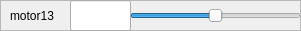
       <widget class="QFrame" name="frame_32">
        <property name="geometry">
         <rect>
          <x>0</x>
          <y>630</y>
          <width>301</width>
          <height>31</height>
         </rect>
        </property>
        <property name="frameShape">
         <enum>QFrame::StyledPanel</enum>
        </property>
        <property name="frameShadow">
         <enum>QFrame::Raised</enum>
        </property>
        <widget class="QSlider" name="motor13">
         <property name="geometry">
          <rect>
           <x>130</x>
           <y>0</y>
           <width>171</width>
           <height>31</height>
          </rect>
         </property>
         <property name="minimum">
          <number>-50</number>
         </property>
         <property name="maximum">
          <number>50</number>
         </property>
         <property name="orientation">
          <enum>Qt::Horizontal</enum>
         </property>
        </widget>
        <widget class="QLabel" name="label_31">
         <property name="geometry">
          <rect>
           <x>10</x>
           <y>0</y>
           <width>91</width>
           <height>31</height>
          </rect>
         </property>
         <property name="text">
          <string>motor13</string>
         </property>
        </widget>
        <widget class="QFrame" name="frame_33">
         <property name="geometry">
          <rect>
           <x>40</x>
           <y>30</y>
           <width>301</width>
           <height>31</height>
          </rect>
         </property>
         <property name="frameShape">
          <enum>QFrame::StyledPanel</enum>
         </property>
         <property name="frameShadow">
          <enum>QFrame::Raised</enum>
         </property>
         <widget class="QSlider" name="horizontalSlider_26">
          <property name="geometry">
           <rect>
            <x>70</x>
            <y>0</y>
            <width>231</width>
            <height>31</height>
           </rect>
          </property>
          <property name="orientation">
           <enum>Qt::Horizontal</enum>
          </property>
         </widget>
         <widget class="QLabel" name="label_32">
          <property name="geometry">
           <rect>
            <x>10</x>
            <y>0</y>
            <width>91</width>
            <height>31</height>
           </rect>
          </property>
          <property name="text">
           <string>motor0</string>
          </property>
         </widget>
        </widget>
        <widget class="QFrame" name="frame_34">
         <property name="geometry">
          <rect>
           <x>20</x>
           <y>30</y>
           <width>301</width>
           <height>31</height>
          </rect>
         </property>
         <property name="frameShape">
          <enum>QFrame::StyledPanel</enum>
         </property>
         <property name="frameShadow">
          <enum>QFrame::Raised</enum>
         </property>
         <widget class="QSlider" name="horizontalSlider_27">
          <property name="geometry">
           <rect>
            <x>70</x>
            <y>0</y>
            <width>231</width>
            <height>31</height>
           </rect>
          </property>
          <property name="orientation">
           <enum>Qt::Horizontal</enum>
          </property>
         </widget>
         <widget class="QLabel" name="label_33">
          <property name="geometry">
           <rect>
            <x>10</x>
            <y>0</y>
            <width>91</width>
            <height>31</height>
           </rect>
          </property>
          <property name="text">
           <string>motor0</string>
          </property>
         </widget>
         <widget class="QFrame" name="frame_35">
          <property name="geometry">
           <rect>
            <x>40</x>
            <y>30</y>
            <width>301</width>
            <height>31</height>
           </rect>
          </property>
          <property name="frameShape">
           <enum>QFrame::StyledPanel</enum>
          </property>
          <property name="frameShadow">
           <enum>QFrame::Raised</enum>
          </property>
          <widget class="QSlider" name="horizontalSlider_28">
           <property name="geometry">
            <rect>
             <x>70</x>
             <y>0</y>
             <width>231</width>
             <height>31</height>
            </rect>
           </property>
           <property name="orientation">
            <enum>Qt::Horizontal</enum>
           </property>
          </widget>
          <widget class="QLabel" name="label_34">
           <property name="geometry">
            <rect>
             <x>10</x>
             <y>0</y>
             <width>91</width>
             <height>31</height>
            </rect>
           </property>
           <property name="text">
            <string>motor0</string>
           </property>
          </widget>
         </widget>
        </widget>
        <widget class="QLineEdit" name="setPoint_motor13">
         <property name="geometry">
          <rect>
           <x>70</x>
           <y>0</y>
           <width>61</width>
           <height>31</height>
          </rect>
         </property>
         <property name="readOnly">
          <bool>true</bool>
         </property>
        </widget>
       </widget>
